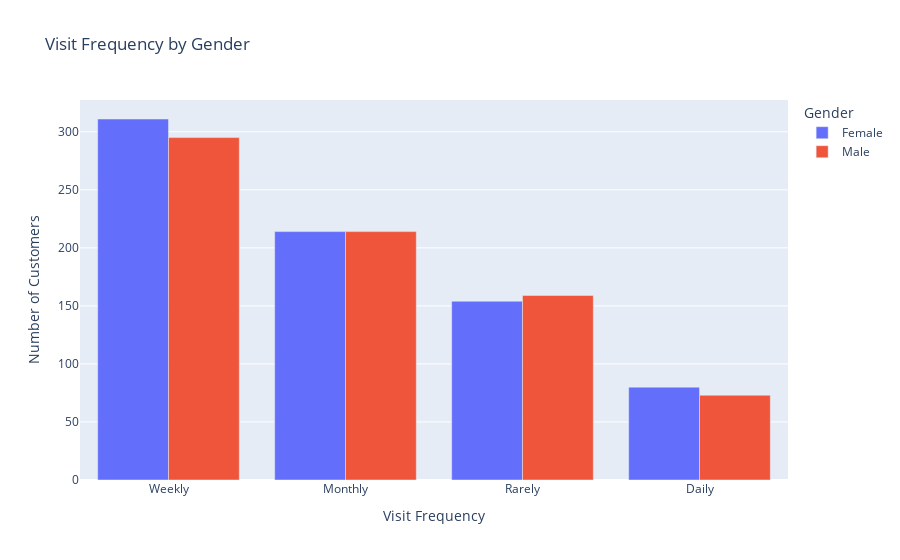

The code cell stored with this chart in its notebook:
### Code cell
restaurant_copy[['VisitFrequency', 'Gender']].value_counts()

# Create bar chart of visit frequency by gender
visit_gender = restaurant_copy[['VisitFrequency', 'Gender']].value_counts().reset_index()
visit_gender.columns = ['VisitFrequency', 'Gender', 'Count']

fig = px.bar(visit_gender, 
            x='VisitFrequency',
            y='Count',
            color='Gender',
            title='Visit Frequency by Gender',
            barmode='group')

# Update layout
fig.update_layout(
    xaxis_title="Visit Frequency",
    yaxis_title="Number of Customers"
)

fig.show()

### Figure 1 — Plotly figure (JSON) as saved in the notebook; plotly's stock layout.template omitted (floating-point values rounded to 4 significant figures)
{"data": [{"alignmentgroup": "True", "hovertemplate": "Gender=Female<br>VisitFrequency=%{x}<br>Count=%{y}<extra></extra>", "legendgroup": "Female", "marker": {"color": "#636efa", "pattern": {"shape": ""}}, "name": "Female", "offsetgroup": "Female", "orientation": "v", "showlegend": true, "textposition": "auto", "type": "bar", "x": ["Weekly", "Monthly", "Rarely", "Daily"], "xaxis": "x", "y": [311, 214, 154, 80], "yaxis": "y"}, {"alignmentgroup": "True", "hovertemplate": "Gender=Male<br>VisitFrequency=%{x}<br>Count=%{y}<extra></extra>", "legendgroup": "Male", "marker": {"color": "#EF553B", "pattern": {"shape": ""}}, "name": "Male", "offsetgroup": "Male", "orientation": "v", "showlegend": true, "textposition": "auto", "type": "bar", "x": ["Weekly", "Monthly", "Rarely", "Daily"], "xaxis": "x", "y": [295, 214, 159, 73], "yaxis": "y"}], "layout": {"barmode": "group", "legend": {"title": {"text": "Gender"}, "tracegroupgap": 0}, "title": {"text": "Visit Frequency by Gender"}, "xaxis": {"anchor": "y", "domain": [0, 1], "title": {"text": "Visit Frequency"}}, "yaxis": {"anchor": "x", "domain": [0, 1], "title": {"text": "Number of Customers"}}}}
